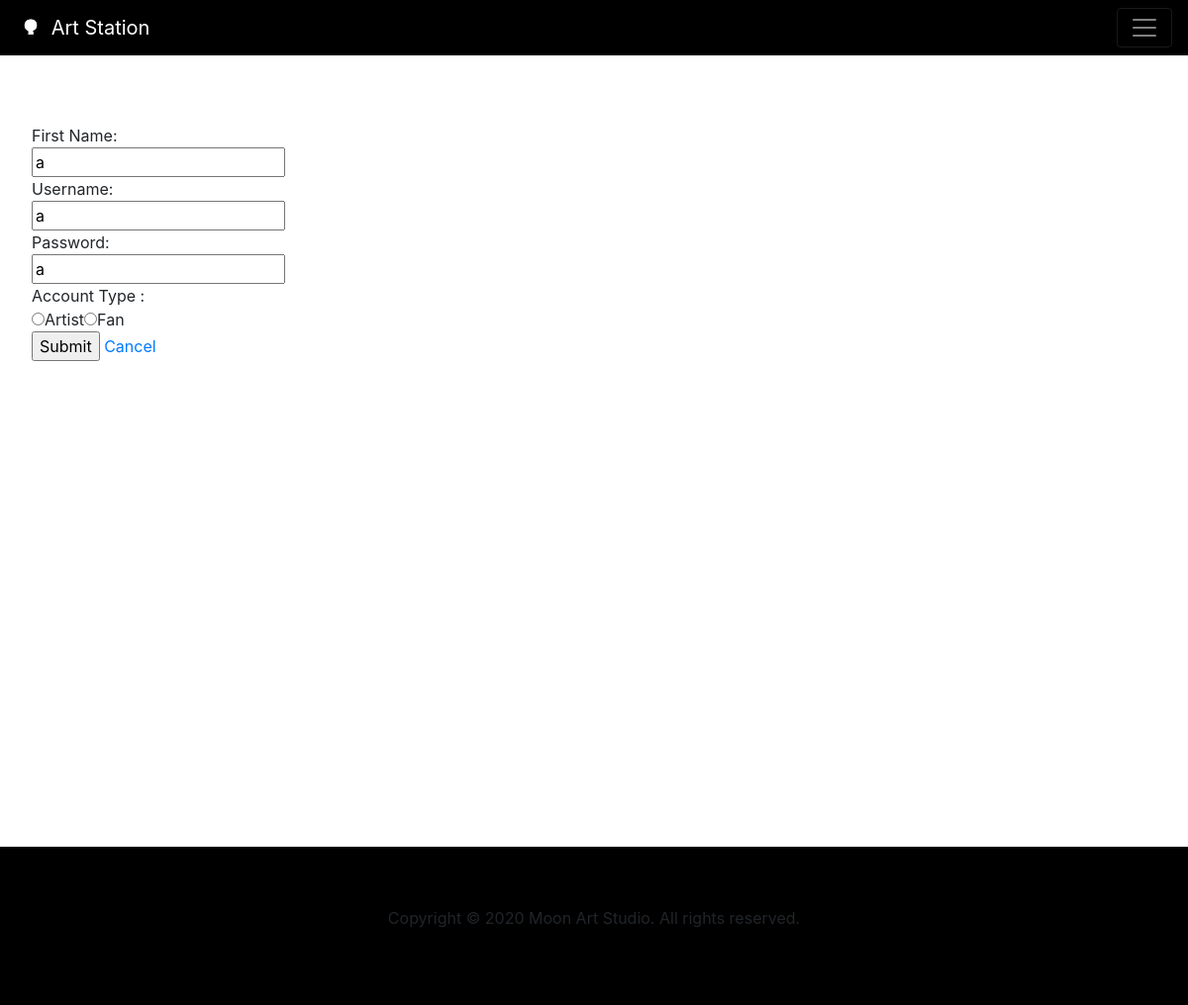
The page /updateuser-process.php?username=a on the database its author committed.
### tables this page shows
CREATE TABLE `user_info` (
  `id` int(20) NOT NULL,
  `name` varchar(20) NOT NULL,
  `username` varchar(20) NOT NULL,
  `password` varchar(20) NOT NULL,
  `role` set('Artist','Fan') NOT NULL DEFAULT 'Fan'
);

### updateuser-process.php (the view, shortened to what this page needs)
<?php
include_once 'database2.php';
$result = mysqli_query($conn,"SELECT * FROM user_info WHERE username='" . $_GET['username'] . "'");
$row= mysqli_fetch_array($result);
?>
<!DOCTYPE html>
<html lang="en">
<head>
    <link rel="stylesheet" href="css/bootstrap.min.css">
    <link rel="stylesheet" href="custom.css">
<link href="/docs/4.5/dist/css/bootstrap.min.css" rel="stylesheet">
</head>
<body>
<nav class="navbar navbar-dark navbar-custom">
    <a class="navbar-brand" href="index.html">
        <img src="img/light.gif" width="30" height="30" class="d-inline-block align-top" alt="" loading="lazy">
        Art Station
    </a>
    <button class="navbar-toggler" type="button" data-toggle="collapse" data-target="#navbarText" aria-controls="navbarText" aria-expanded="false" aria-label="Toggle navigation">
        <span class="navbar-toggler-icon"></span>
      </button>
</nav>
<div class="jumbotron" id="filldiv">
<form name="frmUser" method="post" action="" onSubmit="return check()";>
<div style="padding-bottom:5px;">
</div>
First Name: <br>
<input type="text" name="name" class="txtField" value="<?php echo $row['name']; ?>">
<br>
Username: <br>
<input type="text" name="username"  value="<?php echo $row['username']; ?>">
<br>
Password: <br>
<input type="text" name="password" class="txtField" value="<?php echo $row['password']; ?>">
<br>
Account Type :<br>
<input type="radio" id="role" name="role" value="<?php echo $row['role']; ?>">Artist<input type="radio" id="role" name="role" value="<?php echo $row['role'];  ?>">Fan
<br>
<input type="submit" name="submit" value="Submit" class="buttom">
<a href="login.php" >Cancel</a>
</form>
</div>
<footer>
        <p>
            Copyright © 2020 Moon Art Studio. All rights reserved.
        </p>
    </footer>
</body>
</html>

### custom.css (style rules this page uses)
footer { background-color: black; padding: 60px; text-align: center; }
.navbar-custom { background:black; }

### updateuser-process.php (style rules this page uses)
#filldiv { height: 100vh; background-color:white; background-position: center; background-size: cover; margin-bottom: 0cm; }

### rows shown on the page
user_info: name "a", username "a", password "a"
